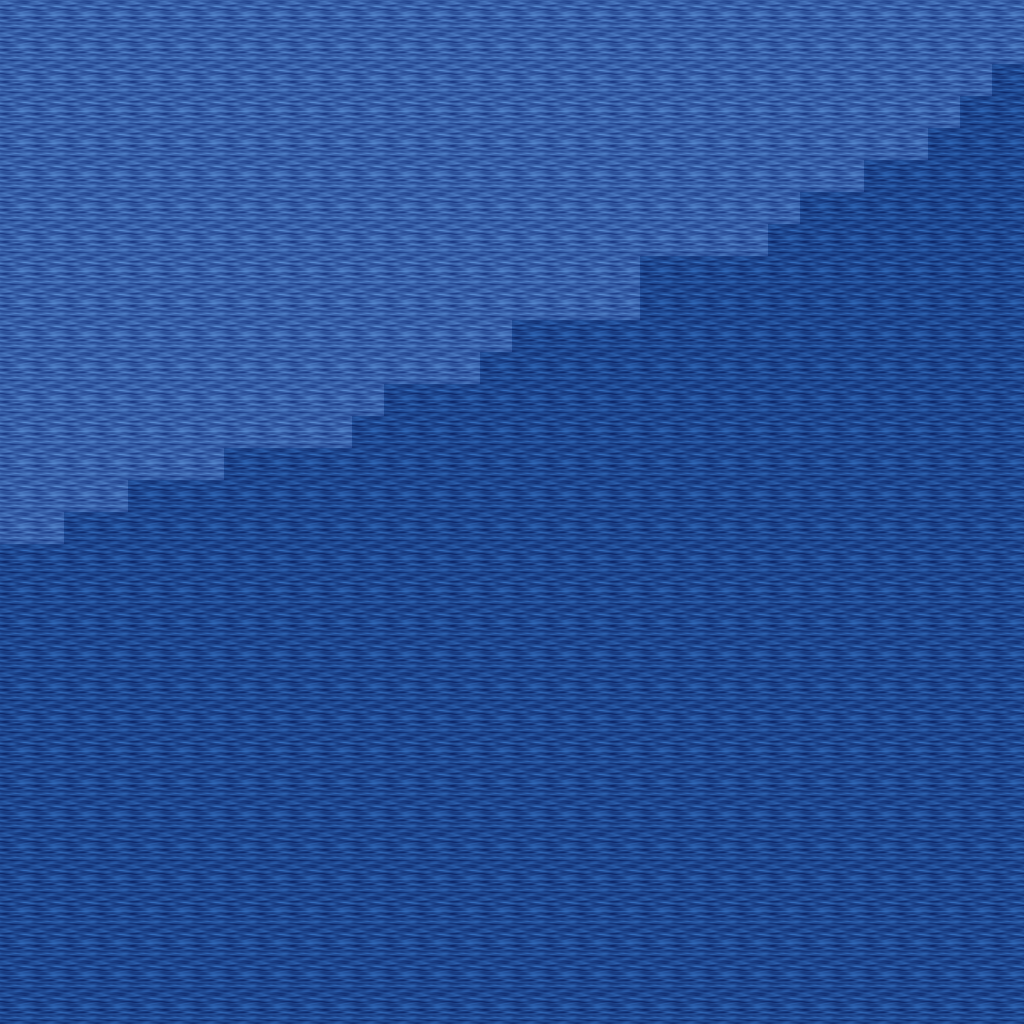

Rendered tile map (Tiled .tmx) drawn with the repository's tilesets; below, a short description and the map source with its tile grids summarised:
An orthogonal 32x32 tile map with 32x32 px tiles, 5 tile layers (Ground, Objects, Objects2, Above, ...), 1 hidden layer not drawn, 12 tilesets.

<map version="1.10" tiledversion="1.11.0" orientation="orthogonal" renderorder="right-down" width="32" height="32" tilewidth="32" tileheight="32" infinite="0" nextlayerid="11" nextobjectid="1">
 <tileset firstgid="1" name="ground_ground" tilewidth="32" tileheight="32" tilecount="33" columns="3">
  <image source="../drawable/ground_ground.png" width="96" height="352" />
 </tileset>
 <tileset firstgid="34" name="ground_water_pool" tilewidth="32" tileheight="32" tilecount="72" columns="3">
  <image source="../drawable/ground_water_pool.png" width="96" height="768" />
 </tileset>
 <tileset firstgid="106" name="ground_grass_edges" tilewidth="32" tileheight="32" tilecount="36" columns="12">
  <image source="../drawable/ground_grass_edges.png" width="384" height="96" />
 </tileset>
 <tileset firstgid="142" name="ground_grass_corners" tilewidth="32" tileheight="32" tilecount="24" columns="6">
  <image source="../drawable/ground_grass_corners.png" width="192" height="128" />
 </tileset>
 <tileset firstgid="166" name="building_wall_wood" tilewidth="32" tileheight="32" tilecount="16" columns="4">
  <image source="../drawable/building_wall_wood.png" width="128" height="128" />
 </tileset>
 <tileset firstgid="182" name="plant_grasses" tilewidth="32" tileheight="32" tilecount="6" columns="3">
  <image source="../drawable/plant_grasses.png" width="96" height="64" />
 </tileset>
 <tileset firstgid="188" name="plant_flower_daisy_yellow" tilewidth="32" tileheight="32" tilecount="8" columns="2">
  <image source="../drawable/plant_flower_daisy_yellow.png" width="64" height="128" />
 </tileset>
 <tileset firstgid="196" name="plant_flower_daisy_blue" tilewidth="32" tileheight="32" tilecount="8" columns="2">
  <image source="../drawable/plant_flower_daisy_blue.png" width="64" height="128" />
 </tileset>
 <tileset firstgid="204" name="building_door_door_w" tilewidth="32" tileheight="32" tilecount="6" columns="2">
  <image source="../drawable/building_door_door_w.png" width="64" height="96" />
 </tileset>
 <tileset firstgid="210" name="building_door_door_e" tilewidth="32" tileheight="32" tilecount="6" columns="2">
  <image source="../drawable/building_door_door_e.png" width="64" height="96" />
 </tileset>
 <tileset firstgid="216" name="logic_creature_animal" tilewidth="32" tileheight="32" tilecount="32" columns="8">
  <image source="../drawable/logic_creature_animal.png" width="256" height="128" />
 </tileset>
 <tileset firstgid="248" name="logic_collision" tilewidth="32" tileheight="32" tilecount="1" columns="1">
  <image source="../drawable/logic_collision.png" width="32" height="32" />
 </tileset>
 <layer id="1" name="Ground" width="32" height="32">
  <data>[1024 cells, 1024 non-empty, 2 distinct tile ids]</data>
 </layer>
 <layer id="2" name="Objects" width="32" height="32">
  <data>[1024 cells, 0 non-empty, 0 distinct tile ids]</data>
 </layer>
 <layer id="3" name="Objects2" width="32" height="32">
  <data>[1024 cells, 0 non-empty, 0 distinct tile ids]</data>
 </layer>
 <layer id="4" name="Above" width="32" height="32">
  <data>[1024 cells, 0 non-empty, 0 distinct tile ids]</data>
 </layer>
 <layer id="5" name="Above2" width="32" height="32">
  <data>[1024 cells, 0 non-empty, 0 distinct tile ids]</data>
 </layer>
 <layer id="6" name="Walkable" width="32" height="32" visible="0">
  <data>[1024 cells, 1024 non-empty, 1 distinct tile ids]</data>
 </layer>
 <objectgroup id="7" name="Mapevents" />
 <objectgroup id="8" name="Spawn" />
 <objectgroup id="9" name="Keys" />
 <objectgroup id="10" name="Replace" />
</map>
